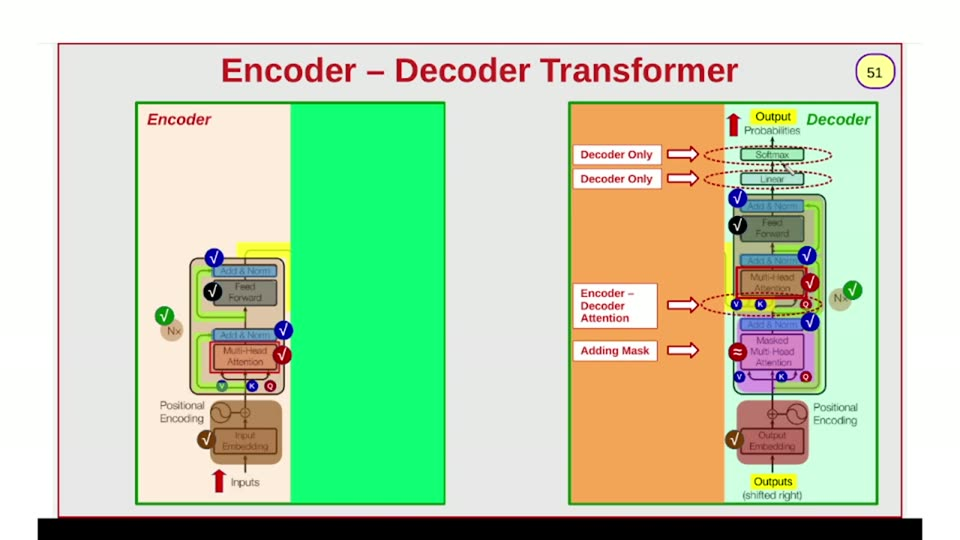
#> input picture videos/deep-learning/002_transformers_part2/unique_slides/slide_051.jpg, 960 x 540 px, found by its file name
$ python m11_shapes.py
#> lines starting #> are read from the running program, lines starting #| are printed output that depends on the picture; after the words box and inside, x2 and y2 are one past the last pixel; in counts of white or black regions, pixels touching at a corner belong together
#!/usr/bin/env python3
"""m11_shapes.py — comprehensive shape extraction with the decoded palette.
Connected components per color class, per panel zone. Reports frame-px bboxes.
"""
import numpy as np
from PIL import Image
from scipy import ndimage

FR = "/home/ahmed/Projects/ai_llm_slides/videos/deep-learning/002_transformers_part2/unique_slides/slide_051.jpg"
im = np.asarray(Image.open(FR).convert("RGB")).astype(int)

CLASSES = {
    "navy":      ((0, 0, 155), 75),
    "steelblue": ((90, 145, 175), 42),
    "graybox":   ((127, 127, 127), 26),
    "lightgray": ((205, 205, 200), 18),
    "tan":       ((218, 197, 162), 26),
    "tanbrown":  ((170, 120, 75), 36),
    "salmon":    ((195, 125, 90), 38),
    "greenband": ((135, 205, 70), 50),
    "redstrip":  ((165, 25, 25), 65),
    "yellow":    ((250, 252, 60), 55),
    "magenta":   ((210, 130, 205), 45),
    "redbrown":  ((172, 101, 97), 32),
    "mintpale":  ((168, 226, 192), 38),
}
ZONES = {
    "ENC": (134, 460, 96, 505),
    "DEC": (566, 890, 96, 505),
}

def comps(mask, min_px=25):
    lab, n = ndimage.label(mask)
    out = []
    for i in range(1, n + 1):
        ys, xs = np.where(lab == i)
        if len(xs) < min_px:
            continue
        out.append((len(xs), int(xs.min()), int(xs.max()), int(ys.min()), int(ys.max())))
    out.sort(reverse=True)
    return out

for zone, (zx0, zx1, zy0, zy1) in ZONES.items():
    print(f"===== {zone} zone frame x {zx0}..{zx1} y {zy0}..{zy1} =====")
    for name, (rgb, tol) in CLASSES.items():
        m = np.abs(im - np.array(rgb)).max(axis=2) <= tol
        mm = np.zeros_like(m)
        mm[zy0:zy1, zx0:zx1] = m[zy0:zy1, zx0:zx1]
        cc = comps(mm)
        if not cc:
            continue
        line = []
        for npx, x0, x1, y0, y1 in cc[:8]:
            line.append(f"n{npx} x{x0}..{x1} y{y0}..{y1}")
        print(f"  {name:10s}: " + " | ".join(line))
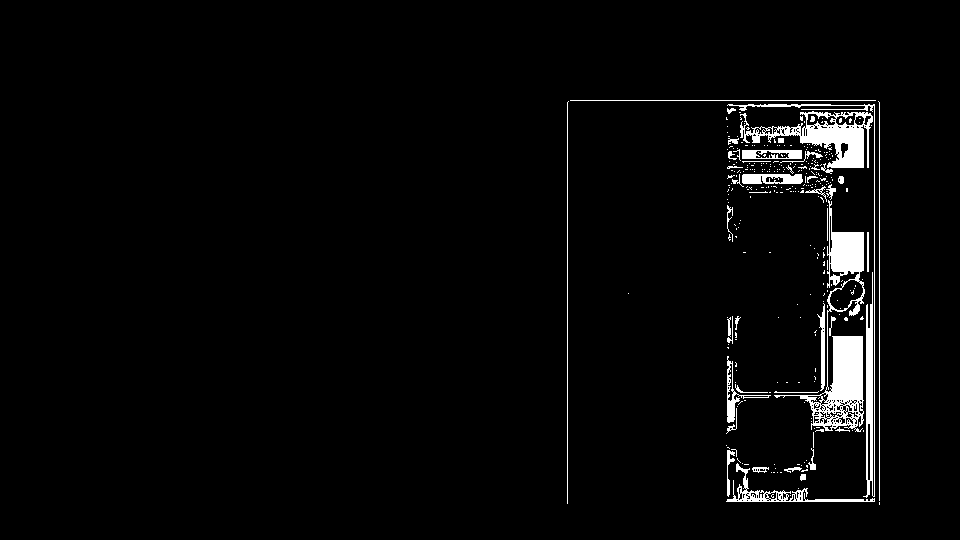
#> mm: shape (540, 960) bool; 3% white; 316 white regions (272 under 20 px), largest, box (x1, y1, x2, y2) and area: (774, 200, 865, 432) 5005, (740, 111, 873, 168) 2766, (727, 104, 875, 498) 1952
